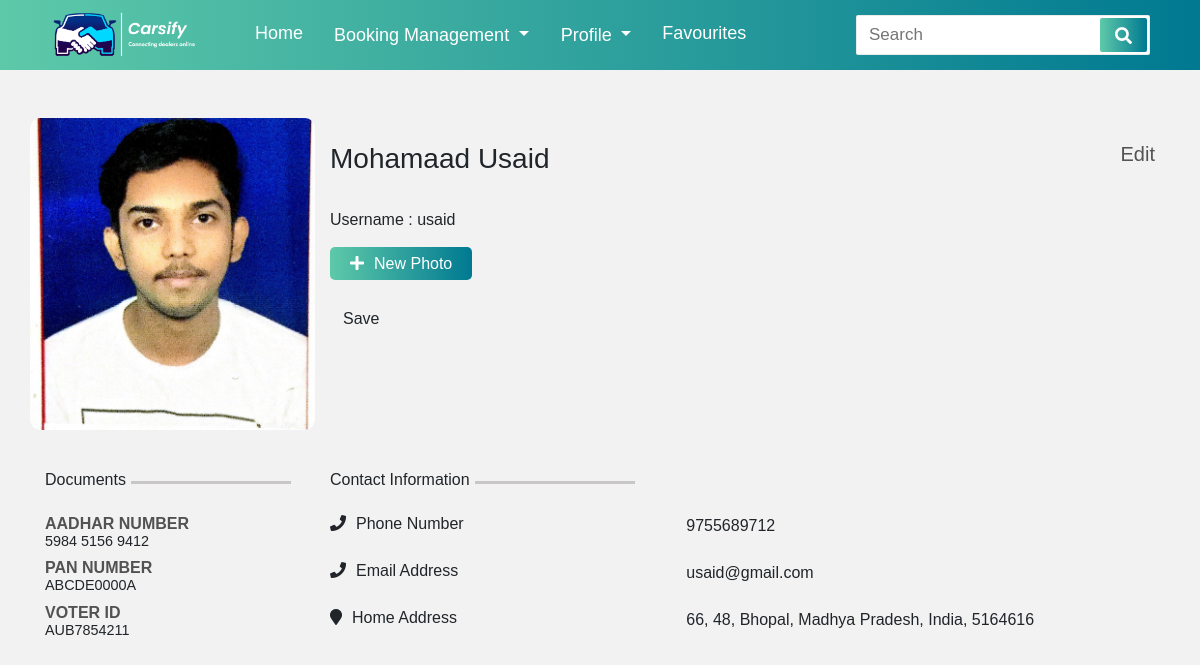
/profile/ (signed in), run on the app's committed database.
### CarsifyApp/models.py (models this page shows, shortened)
class UserProfile(models.Model):
    user = models.ForeignKey(User,on_delete=models.CASCADE,null=True)
    ProfileImg = models.FileField(null=True)
    ContactNo = models.IntegerField(null=True)
    Email = models.EmailField(null=True)
    Address = models.ForeignKey(Address,on_delete=models.CASCADE,null=True)
    AddharNumber = models.IntegerField(null=True, default=0000000000000000)
    PanNumber = models.TextField(null=True)
    VoterID = models.TextField(null=True)

class Address(models.Model):
    user = models.ForeignKey(User, on_delete=models.CASCADE, null=True)
    Address_Typee = models.ForeignKey(Address_Type, on_delete=models.CASCADE, null=True)
    street_address = models.CharField(max_length=100, null=True)
    apartment_address = models.CharField(max_length=100, null=True)
    City = models.TextField(null=True)
    State = models.TextField(null=True)
    country = models.TextField(null=True)
    zip = models.IntegerField(null=True)

class Address_Type(models.Model):
    Type = models.TextField(null=True)
    def __str__(self):
        return self.Type

### CarsifyApp/views.py (the view)
# urls.py: path('profile/', Profile, name='Profile'),
@login_required(login_url='CarsifyApp:LoginSignup')
def Profile(request):
    try:
        useralldata = UserProfile.objects.get(user=request.user)
    except:
        useralldata = None
    if useralldata:
        if request.method == "POST":
            img = request.FILES["image"]
            useralldata.ProfileImg = img
            useralldata.save()
            return redirect('CarsifyApp:Profile')
    else:
        user = request.user
        UserProfile.objects.create(user=user)
        type = Address_Type.objects.all()
        for i in type:
            Address.objects.create(user=user, Address_Typee=i)
    if useralldata==None:
        Aadhar = 'None'
    else:
        Aadhar = str(useralldata.AddharNumber)[0:4]+" "+str(useralldata.AddharNumber)[4:8]+" "+str(useralldata.AddharNumber)[8:12]
    address = Address.objects.filter(user=request.user)
    dic = {'useralldata':useralldata, 'useraddress': address,'Aadhar':Aadhar}
    return render(request, 'profile.html', dic)

### CarsifyApp/templates/profile.html (shortened to what this page needs)
{% load static %}
<!doctype html>
<html lang="en">
  <head>
    <link rel="stylesheet" href="https://stackpath.bootstrapcdn.com/bootstrap/4.3.1/css/bootstrap.min.css">
    <link rel="stylesheet" href="https://pro.fontawesome.com/releases/v5.10.0/css/all.css"/>
    <link rel="stylesheet" href="{% static 'assets/stylesheets/navigation.css' %}">
    <link rel="stylesheet" href="{% static 'assets/stylesheets/profile.css' %}">
  </head>
  <body>
      <nav>
        <div class="logoo">
          <img src="{% static 'assets/images/logo7.png' %}"/>
        </div>
        <div class="navitems">
            <li><a href="{% url 'CarsifyApp:Dashboard' %}">Home</a></li>
            <li><a href="#">
                <div class="dropdown show">
                    <a class="btn dropdown-toggle dropdown-navi" href="#" role="button" id="dropdownMenuLink" data-toggle="dropdown" aria-haspopup="true" aria-expanded="false">
                      Booking Management
                    </a>
                  </div>
            </a></li>
            <li><a href="#"><div class="dropdown show">
              <a class="btn dropdown-toggle dropdown-navi" href="profile.html" role="button" id="dropdownMenuLink" data-toggle="dropdown" aria-haspopup="true" aria-expanded="false">
               Profile
              </a>
            </div></a></li>
            <li><a href="{% url 'CarsifyApp:Favourites' %}">Favourites</a></li>
        </div>
        <form action="#">
                <input type="search" class="search-data" placeholder="Search" required>
                <button type="submit" class="fas fa-search"></button>
        </form>
    </nav>
    <div class="container">
        <div class="row pt-5 row1">
            <div class="col-lg-3 p-0">
              {% if  useralldata.ProfileImg %}
              <img id = "outImage" src="{{ useralldata.ProfileImg.url }}">
              {% else %}
              <img id = "outImage" src="{% static 'assets/images/user_init.jpg' %}">
              {% endif %}
            </div>
            <div class="col-lg-9 pt-3">
              <div class="d-flex justify-content-between py-2">
                <div class="d-block mb-1">
                  <h3>{{ request.user.first_name }} {{ request.user.last_name }}</h3>
                  <br/>
                  <p class='mb-2'>Username : {{request.user.username}}</p>
                </div>
                <h5><a href="{% url 'CarsifyApp:Editprofile' %}">Edit</a></h5>
              </div>
              <a id="new_profile"><i class="fa fa-plus"></i>New Photo</a>
              <form method="post" action="" enctype="multipart/form-data">
                <BR>
                <button class="btn" type="submit">Save</button>
            </form>
            </div>
        </div>
        <div class="row pt-3 row2 mb-5 mt-4">
          <div class="col-lg-3">
            <div class="d-flex">
              <h6>Documents</h6>
              <hr>
            </div>
            <h5>AADHAR NUMBER</h5>
            <h6>{{Aadhar}}</h6>
            <h5>PAN NUMBER</h5>
            <h6>{{useralldata.PanNumber}}</h6>
            <h5>VOTER ID</h5>
            <h6>{{useralldata.VoterID}}</h6>
          </div>
          <div class="col-lg-9 contact">
            <div class="d-flex">
              <h6>Contact Information</h6>
              <hr>
            </div>
            <div class="row">
              <div class="col-lg-5">
                <h6><i class="fa fa-phone"></i>Phone Number</h6>
              </div>
              <div class="col-lg-7">
                <p>{{useralldata.ContactNo}}</p>
              </div>
            </div>
            <div class="row">
              <div class="col-lg-5">
                <h6><i class="fa fa-phone"></i>Email Address</h6>
              </div>
              <div class="col-lg-7">
                <p>{{useralldata.user.email}}</p>
              </div>
            </div>
            {% for add in useraddress%}
            <div class="row">
              <div class="col-lg-5">
                <h6><i class="fa fa-map-marker"></i>{{add.Address_Typee}} Address</h6>
              </div>
              <div class="col-lg-7">
                <p>{{add.apartment_address}}, {{add.street_address}},
                    {{add.City}},
                   {{add.State}},
                   {{add.country}},
                    {{add.zip}}</p>
              </div>
            </div>
            {% endfor %}
          </div>
        </div>
    </div>
  </body>
</html>

### CarsifyApp/static/assets/stylesheets/navigation.css (style rules this page uses)
:root { --main-bg-color: #007991; --secondary-bg-color:#5ec9a9; }
* { margin: 0; padding: 0; outline: none; box-sizing: border-box; font-family: 'Montserrat', sans-serif; }
body { background: #f2f2f2; height: 100%; width: 100%; }
p { margin: 0 !important; }
li { list-style: none; }
nav { background:var(--main-bg-color); background: -webkit-linear-gradient(to right, var(--secondary-bg-color),var(--main-bg-color)); background: linear-gradient(to right, var(--secondary-bg-color),var(--main-bg-color)); display: flex !important; flex-wrap: wrap; align-items: center; justify-content: space-between; height: 70px; padding: 0 100px ; }
nav .navitems { display: flex ; flex: 1; padding: 0 0 0 40px; }
nav .navitems li { list-style: none; padding: 0 15px; }
nav .navitems li a { color: #fff; font-size: 18px; font-weight: 500; text-decoration: none; margin: auto 0px; }
.dropdown-navi { padding: 0px !important; outline: none !important; }
nav form { display: flex; height: 40px; padding: 2px; background: white; min-width: 18%!important; border-radius: 2px; border: 1px solid rgba(155,155,155,0.2); }
nav form .search-data { width: 100%; height: 100%; padding: 0 10px; color: black; font-size: 17px; border: none; font-weight: 500; background: white; }
nav form button { padding: 0 15px; color: #fff; font-size: 17px; background:var(--main-bg-color); background: -webkit-linear-gradient(to right, var(--secondary-bg-color),var(--main-bg-color)); background: linear-gradient(to right, var(--secondary-bg-color),var(--main-bg-color)); border: none; border-radius: 2px; cursor: pointer; }
@media (max-width: 1245px) { nav { padding: 0 50px; } }
.logoo img { width: 150px; background-size: cover; }

### CarsifyApp/static/assets/stylesheets/profile.css (style rules this page uses)
* { padding: 0; margin: 0; box-sizing: border-box; }
body { width: 100%; height: 100%; padding: 0; margin: 0; box-sizing: border-box; }
.row1>div>img { width: 100%; min-height: 200px; border-radius: 10px; }
.row1>div>a>i { margin-right: 10px; }
.row1>div>a, .row>form>a { background: #007991; background: -webkit-linear-gradient(to right, #5ec9a9, #007991); background: linear-gradient(to right, #5ec9a9, #007991); color: white !important; border-radius: 5px; text-decoration: none; padding: 8px 20px; cursor: pointer; }
.row1>div>div>h5>a { cursor: pointer; color: rgb(83, 83, 83); text-decoration: none; }
.row2>div>div>hr ,.row3>div>div>hr { width: 160px; align-items: center; margin-top: 0.7rem !important; border-top: 3px solid rgba(150, 146, 146, 0.459) !important; margin-left: 5px; }
.row2>div>h5 { font-size: 1rem; font-weight: bold; margin-bottom: 0px !important; color: rgba(0, 0, 0, 0.664); }
.row2>div>div>h6 { margin-bottom: 25px; }
.row2>div>h6 { font-size: 90%; }
.contact .row { margin-bottom: 20px; }
.contact>div>div>h6>i { margin-right: 10px; }

### data on the page
UserProfile: ProfileImg (picture), PanNumber "ABCDE0000A", VoterID "AUB7854211", ContactNo "9755689712", user.email "usaid@gmail.com"
Address: Address_Typee "Home", apartment_address "66", street_address "48", City "Bhopal", State "Madhya Pradesh", country "India", zip "5164616"

### other printed values
{{ request.user.first_name }} "Mohamaad"
{{ request.user.last_name }} "Usaid"
{{ request.user.username }} "usaid"
{{ Aadhar }} "5984 5156 9412"
